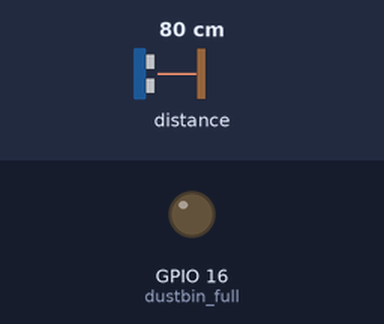
The sketch below on a simulated ESP8266 (NodeMCU). Shown: output pins drawn as LEDs (lit = HIGH). The test bench sets the inputs (shaded band); at power-on: distance to the obstacle 80 cm. The echo pulse lasts 58.3 µs per cm; WiFi joins after 1.5 s; servers stay silent unless stated; a WiFi scan finds three made-up networks; uploads are accepted with an empty reply; no MQTT or app messages arrive unless stated; pins used as bus, display or sensor lines are not drawn; what the sketch prints to the serial monitor is not drawn.

Above: at 2.8 s.
2.9 s: distance to the obstacle set to 13 cm
11.2 s: distance to the obstacle set to 9 cm
At 13.0 s:
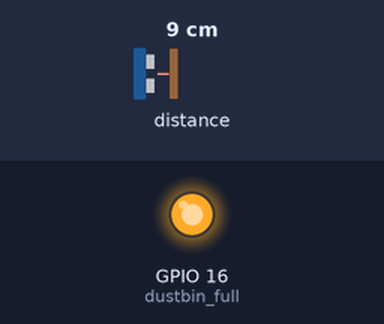
19.5 s: distance to the obstacle set to 18 cm
At 25.4 s:
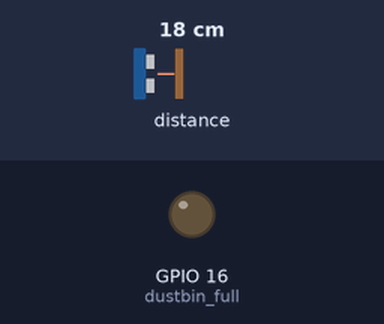
27.8 s: distance to the obstacle set to 2 cm
At 32.2 s:
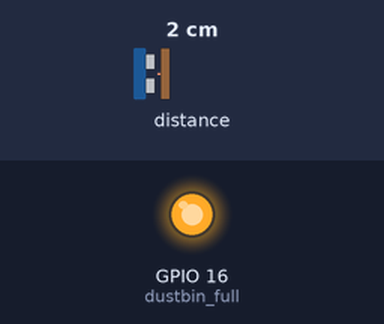
Timing chart, 0 to 33.7 s (numbered marks = the images above; inputs shaded):
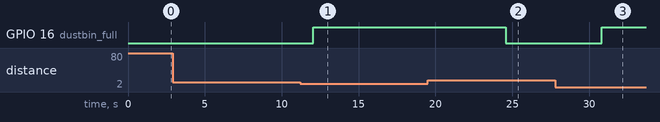

The sketch:

Fetch_Location.ino
```cpp
/*********************************************************************
  This is the code for Fetching your location from Google Geolocation API

*********************************************************************/
#include <ESP8266HTTPClient.h>
#include <ArduinoJson.h>
#include "ESP8266WiFi.h"
//////////////////thigns board////////////////////////
#include <PubSubClient.h>
#define WIFI_AP "smarthelmet"
#define WIFI_PASSWORD "12345678"
#define TOKEN "cTtZeWp3Iz054sVmyELS"
char thingsboardServer[] = "demo.thingsboard.io";
WiFiClient wifiClient;
PubSubClient client(wifiClient);
int status = WL_IDLE_STATUS;
unsigned long lastSend;
static double latitude_1;
static double longitude_1;
////////////////////////////////////////////////////////////////////////////

char ssid[] = "Dustbin";         // your network SSID name
char pass[] = "12345678";          // your network password


//Credentials for Google GeoLocation API...
const char* Host = "www.googleapis.com";
String thisPage = "/geolocation/v1/geolocate?key=";
//String key = "AIzaSyCwDrYRTuFul-K00_4e6lTqBei7fMNpZGQ ";
String key = "AIzaSyChlwNUlJrT771rGyawGi8oVWtag2U3mGk";

//int status = WL_IDLE_STATUS;
String jsonString = "{\n";
double latitude    = 0.0;
double longitude   = 0.0;
double accuracy    = 0.0;
int more_text = 1;    // set to 1 for more debug output
////////////dustbin////////////////////////////////////
// defines pins numbers
const int trigPin = 2;  //D4
const int echoPin = 0;  //D3
const int dustbin_full = 16;  //D0

// defines variables
long duration;
int distance;
static String dustbin;
/////////////////////////////////////////////////////////////////
/////////////////////////////////thingsboard///////////////////////////
void getAndSendTemperatureAndHumidityData()
{
  Serial.println("Collecting temperature data.");

  // Just debug messages
  Serial.print( "Sending latitude and longitude : [" );
  Serial.print( latitude_1 ); Serial.print( "," );
  Serial.print( longitude_1 );Serial.print( "," );
  Serial.print( dustbin);
  Serial.print( "]   -> " );

  // Prepare a JSON payload string
  String payload = "{";
  payload += "\"latitude\":"; payload += latitude_1; payload += ",";
  payload += "\"DISTANCE\":"; payload += dustbin; payload += ",";
  payload += "\"longitude\":"; payload +=longitude_1 ;payload += "}";

  // Send payload
  char attributes[100];
  payload.toCharArray( attributes, 100 );
  client.publish( "v1/devices/me/telemetry", attributes );
  Serial.println( attributes );

}

void InitWiFi()
{
  Serial.println("Connecting to AP ...");
  // attempt to connect to WiFi network

  WiFi.begin(WIFI_AP, WIFI_PASSWORD);
  while (WiFi.status() != WL_CONNECTED) {
    delay(500);
    Serial.print(".");
  }
  Serial.println("Connected to AP");
}


void reconnect() {
  // Loop until we're reconnected
  while (!client.connected()) {
    status = WiFi.status();
    if ( status != WL_CONNECTED) {
      WiFi.begin(WIFI_AP, WIFI_PASSWORD);
      while (WiFi.status() != WL_CONNECTED) {
        delay(500);
        Serial.print(".");
      }
      Serial.println("Connected to AP");
    }
    Serial.print("Connecting to ThingsBoard node ...");
    // Attempt to connect (clientId, username, password)
    if ( client.connect("ESP8266 Device", TOKEN, NULL) ) {
      Serial.println( "[DONE]" );
    } else {
      Serial.print( "[FAILED] [ rc = " );
      Serial.print( client.state() );
      Serial.println( " : retrying in 5 seconds]" );
      // Wait 5 seconds before retrying
      delay( 5000 );
    }
  }
}
///////////////////////////////////////////////////////////////////////////////////////////////////////////


void setup()   {
  Serial.begin(9600);
  Serial.println("Start");
  ////////////dustbin////////////////
 pinMode(trigPin, OUTPUT); // Sets the trigPin as an Output
pinMode(echoPin, INPUT); // Sets the echoPin as an Input
pinMode(dustbin_full, OUTPUT);
//////////////////////////////////

 // Set WiFi to station mode and disconnect from an AP if it was previously connected
  WiFi.mode(WIFI_STA);
  WiFi.disconnect();
  delay(100);
  Serial.println("Setup done");

// We start by connecting to a WiFi network
  Serial.print("Connecting to ");
  Serial.println(ssid);
  WiFi.begin(ssid, pass);
  while (WiFi.status() != WL_CONNECTED)
  {
    delay(500);
    Serial.print(".");
  }
  Serial.println("connected to AP");
  //////////thingsboard////////////////////////////////
  client.setServer( thingsboardServer, 1883 );
  lastSend = 0;
  /////////////////////////////////////////////////////
}
void loop() {
  char bssid[6];
  DynamicJsonBuffer jsonBuffer;
  Serial.println("scan start");

// WiFi.scanNetworks will return the number of networks found
  int n = WiFi.scanNetworks();
  Serial.println("scan done");
  if (n == 0)
    Serial.println("no networks found");
  else
  {
    Serial.print(n);
    Serial.println(" networks found...");
    if (more_text) {
      Serial.println("\"wifiAccessPoints\": [");
      for (int i = 0; i < n; ++i)
      {
        Serial.println("{");
        Serial.print("\"macAddress\" : \"");
        Serial.print(WiFi.BSSIDstr(i));
        Serial.println("\",");
        Serial.print("\"signalStrength\": ");
        Serial.println(WiFi.RSSI(i));
        if (i < n - 1)
        {
          Serial.println("},");
        }
        else
        {
          Serial.println("}");
        }
      }
      Serial.println("]");
      Serial.println("}");
    }
    Serial.println(" ");
  }
// now build the jsonString...
  jsonString = "{\n";
  jsonString += "\"homeMobileCountryCode\": 234,\n"; // this is a real UK MCC
  jsonString += "\"homeMobileNetworkCode\": 27,\n";  // and a real UK MNC
  jsonString += "\"radioType\": \"gsm\",\n";         // for gsm
  jsonString += "\"carrier\": \"Vodafone\",\n";      // associated with Vodafone
  jsonString += "\"wifiAccessPoints\": [\n";
  for (int j = 0; j < n; ++j)
  {
    jsonString += "{\n";
    jsonString += "\"macAddress\" : \"";
    jsonString += (WiFi.BSSIDstr(j));
    jsonString += "\",\n";
    jsonString += "\"signalStrength\": ";
    jsonString += WiFi.RSSI(j);
    jsonString += "\n";
    if (j < n - 1)
    {
      jsonString += "},\n";
    }
    else
    {
      jsonString += "}\n";
    }
  }
  jsonString += ("]\n");
  jsonString += ("}\n");
  //-------------------------------------------------------------------- Serial.println("");
  //Connect to the client and make the api call
  WiFiClientSecure client;
  Serial.print("Requesting URL: ");
  Serial.println("https://" + (String)Host + thisPage + key);
  Serial.println(" ");
  if (client.connect(Host, 443)) {
    Serial.println("Connected");
    client.println("POST " + thisPage + key + " HTTP/1.1");
    client.println("Host: " + (String)Host);
    client.println("Connection: close");
    client.println("Content-Type: application/json");
    client.println("User-Agent: Arduino/1.0");
    client.print("Content-Length: ");
    client.println(jsonString.length());
    client.println();
    client.print(jsonString);
    delay(500);
  }
  //Read and parse all the lines of the reply from server
  while (client.available()) {
    String line = client.readStringUntil('\r');
    if (more_text) {
      Serial.print(line);
    }
    JsonObject& root = jsonBuffer.parseObject(line);
    if (root.success()) {
      latitude    = root["location"]["lat"];
      longitude   = root["location"]["lng"];
      accuracy   = root["accuracy"];
    }
  }
  Serial.println("closing connection");
  Serial.println();
  client.stop();
  Serial.print("Latitude = ");
  Serial.println(latitude, 6);
  Serial.print("Longitude = ");
  Serial.println(longitude, 6);
  Serial.print("Accuracy = ");
  Serial.println(accuracy);
  /////////////////////////////dustbin//////////////////////////////////////
   //////////////////////////////////////dustbin/////////////////////////////
  // Clears the trigPin
digitalWrite(trigPin, LOW);
delayMicroseconds(2);

// Sets the trigPin on HIGH state for 10 micro seconds
digitalWrite(trigPin, HIGH);
delayMicroseconds(10);
digitalWrite(trigPin, LOW);

// Reads the echoPin, returns the sound wave travel time in microseconds
duration = pulseIn(echoPin, HIGH);

// Calculating the distance
distance= duration*0.034/2;
// Prints the distance on the Serial Monitor
//Serial.print("Distance: ");
//Serial.println(distance);
if(distance <=10)
{
  digitalWrite(dustbin_full,HIGH);
}
if(distance >=11)
{
  digitalWrite(dustbin_full,LOW);
}
delay(2000);

  dustbin = String(distance);
/////////////////////////////////////////////////////////////////////////////////
  ///////////////////////////thingsboard/////////////////////
  latitude_1=latitude ;
  longitude_1=longitude;
  //latitude_1="12.3453";
  //longitude_1="45.3613";
  Serial.println('*');
  Serial.print(latitude, 6);
   Serial.print(',');
  Serial.print(longitude, 6);
  Serial.print(',');
  Serial.print(dustbin);
   Serial.println('#');

  if ( !client.connected() ) {
    reconnect();
  }

  if ( millis() - lastSend > 1000 ) { // Update and send only after 1 seconds
    getAndSendTemperatureAndHumidityData();
    lastSend = millis();
  }

  //client.loop();
}
```

Measured:
- the behaviour switches between 12 and 11 cm on distance to the obstacle (found by bisection; images 0 and 1)
- after the input at 2.9 s, every drawn part: stays the same
- after the input at 11.2 s, GPIO 16 (dustbin_full): LOW → HIGH after 0.85 s
- after the input at 19.5 s, GPIO 16 (dustbin_full): HIGH → LOW after 5.1 s
- after the input at 27.8 s, GPIO 16 (dustbin_full): LOW → HIGH after 3.0 s
